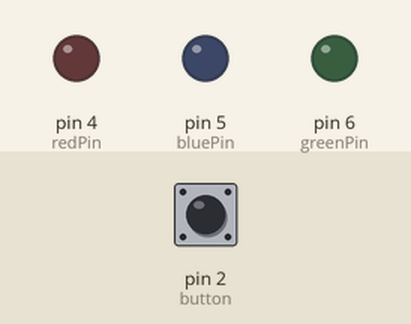
The program below on a simulated Arduino Uno, built with avr-gcc and run on an emulated ATmega328P. Parts: output pins drawn as LEDs (lit = HIGH). The inputs (shaded band) are chosen by the test bench; at power-on: pin 2 (button) HIGH.

Above: at 1.2 s.
1.3 s: pin 2 (button) pulled LOW for 1 s
At 3.3 s:
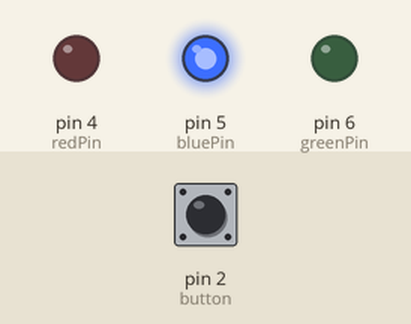
4.0 s: pin 2 (button) pulled LOW for 0.15 s
At 4.7 s:
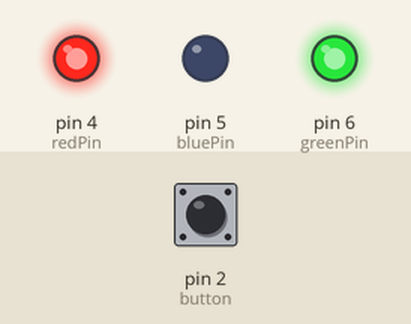
5.9 s: pin 2 (button) pulled LOW for 0.15 s
At 7.4 s:
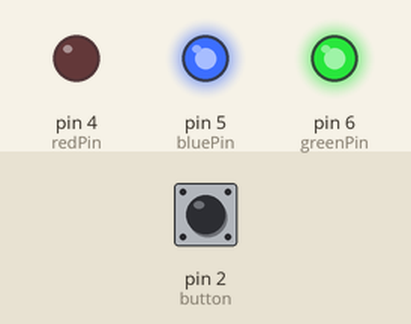
7.8 s: pin 2 (button) pulled LOW for 3.2 s
At 9.1 s:
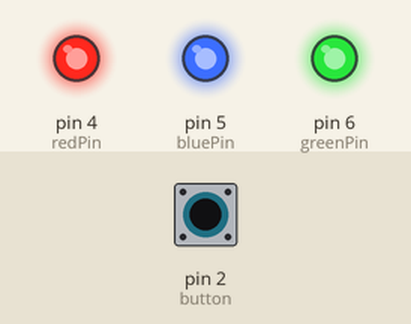
Timing chart, 0 to 10.8 s (numbered marks = the images above; inputs shaded):
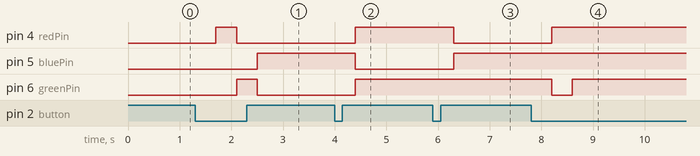

The program:

main.cpp
```cpp
#include <Arduino.h>

int redPin= 4; //Red
int greenPin= 6; //Green
int bluePin= 5; //Blue
int button= 2; //Button

int mode= 0;

void setup() {
  // put your setup code here, to run once:
  pinMode (redPin, OUTPUT);
  pinMode (greenPin, OUTPUT);
  pinMode (bluePin, OUTPUT);
  pinMode (button, INPUT_PULLUP);
}

void loop() {
  // put your main code here, to run repeatedly:
  if (digitalRead(button) == LOW) {
    mode = mode + 1;
    delay(400);
  }
  //Off
  if (mode == 0){
    analogWrite(redPin, 0);
    analogWrite(bluePin, 0);
    analogWrite(greenPin, 0);
  }
  //Red
  if (mode == 1){
    analogWrite(redPin, 255);
    analogWrite(bluePin, 0);
    analogWrite(greenPin, 0);
  }
  //Green
  if (mode == 2){
    analogWrite(redPin, 0);
    analogWrite(bluePin, 0);
    analogWrite(greenPin, 255);
  }
  //Blue
  if (mode == 3){
    analogWrite(redPin, 0);
    analogWrite(bluePin, 255);
    analogWrite(greenPin, 0);
  }
  //Yellow
  if (mode == 4){
    analogWrite(redPin, 255);
    analogWrite(bluePin, 0);
    analogWrite(greenPin, 255);
  }
  //Cyan
  if (mode == 5){
    analogWrite(redPin, 0);
    analogWrite(bluePin, 255);
    analogWrite(greenPin, 255);
  }
  //Purple
  if (mode == 6){
    analogWrite(redPin, 255);
    analogWrite(bluePin, 255);
    analogWrite(greenPin, 0);
  }
  //White
  if (mode == 7){
    analogWrite(redPin, 255);
    analogWrite(bluePin, 255);
    analogWrite(greenPin, 255);
  }

  //Switch Off
  if (mode == 8){
  mode == 0;
  }
}
```

Measured:
- after the input at 1.3 s, pin 4 (redPin): LOW → HIGH after 0.40 s, → LOW 0.40 s later; pin 5 (bluePin): LOW → HIGH after 1.2 s; pin 6 (greenPin): LOW → HIGH after 0.80 s, → LOW 0.40 s later
- after the input at 4.0 s, pin 4 (redPin), pin 6 (greenPin): LOW → HIGH after 0.40 s; pin 5 (bluePin): HIGH → LOW after 0.40 s
- after the input at 5.9 s, pin 4 (redPin): HIGH → LOW after 0.40 s; pin 5 (bluePin): LOW → HIGH after 0.40 s
- after the input at 7.8 s, pin 4 (redPin): LOW → HIGH after 0.40 s; pin 6 (greenPin): HIGH → LOW after 0.40 s, → HIGH 0.40 s later
